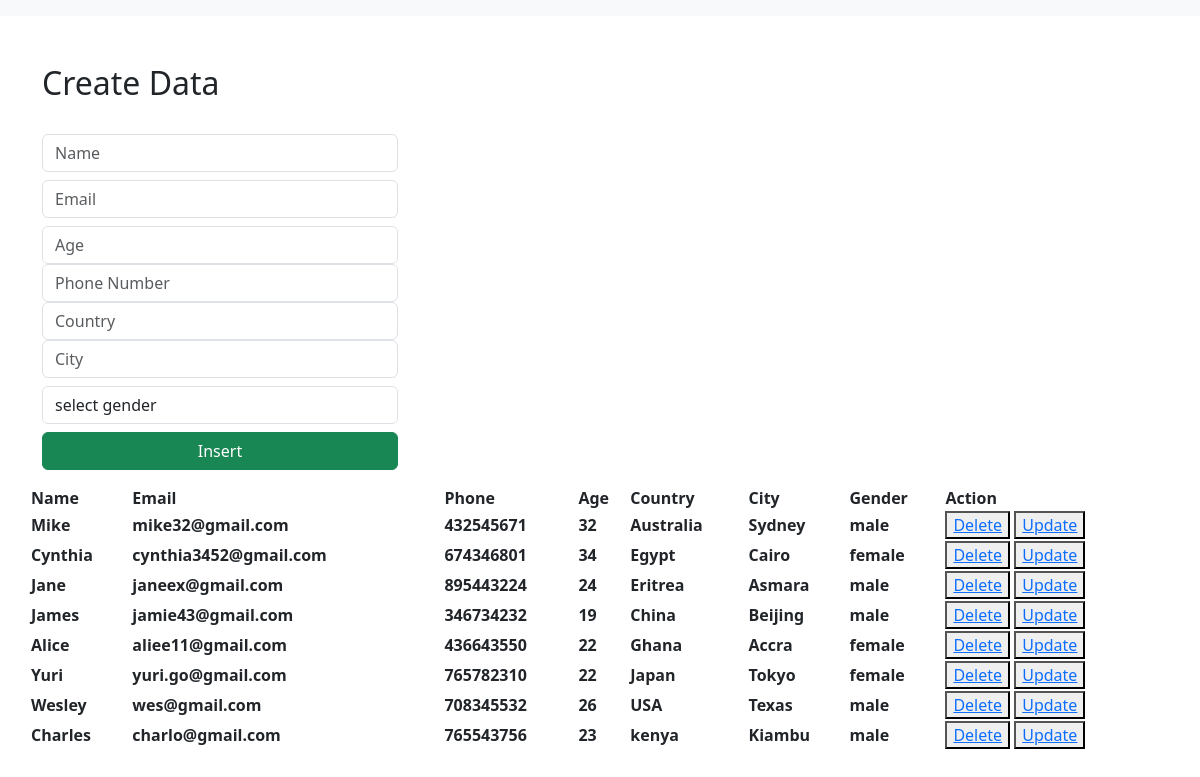
The page / on the database its author committed.
### samdjangoproject/models.py (models this page shows)
class People(models.Model):
    name = models.CharField(max_length=30, blank=False, null=False)
    email = models.EmailField()
    phone = models.IntegerField(default=1, max_length=30)
    country = models.CharField(default='Kenya', max_length=30)
    city = models.CharField(default='Nairobi', max_length=30)
    age = models.IntegerField()
    gender = models.CharField(max_length=30, blank=False, null=False)

### samdjangoproject/views.py (the view)
# urls.py: path('', views.indexpage, name='index')
def indexpage(request):
    data = People.objects.all()
    context = {"data": data}
    return render(request, "index.html", context)

### templates/index.html (shortened to what this page needs)
<html lang="en">
    <link href="https://cdn.jsdelivr.net/npm/bootstrap@5.3.0-alpha1/dist/css/bootstrap.min.css" rel="stylesheet">
  <head>
  </head>
  <body>
    <nav class="navbar navbar-expand-lg bg-body-tertiary">
      </nav>
      <div class="container mt-5">
        <div class="row">
            <div class="col-md-4">
                <h2>Create Data</h2>
                <br>
                <form action="/insert" method="post">
                    <div class="form-group">
                        <input type="text" class="form-control" placeholder="Name" name="name" required>
                    </div>
                    <div class="form-group">
                        <input type="email" class="form-control  mt-2" placeholder="Email" name="email" required>
                    </div>
                    <div class="form-group">
                        <input type="number" class="form-control  mt-2" placeholder="Age" name="age" required>
                    </div>
                     <div class="form-group">
                        <input type="number" class="form-control" placeholder="Phone Number" name="phone" required>
                    </div>
                    <div class="form-group">
                        <input type="text" class="form-control" placeholder="Country" name="country" required>
                    </div>
                    <div class="form-group">
                        <input type="text" class="form-control" placeholder="City" name="city" required>
                    </div>
                    <div class="form-group mt-2">
                        <select id="gender" name="gender" class="form-control" required>
                            <option selected>select gender</option>
                        </select>
                    </div>
                    <div class="d-grid gap-2">
                        <button class="btn btn-success mt-2" type="submit">Insert</button>
                    </div>
                </form>
            </div>
            <table>
             <tr>
                 <th>Name</th>
                 <th>Email</th>
                 <th>Phone</th>
                 <th>Age</th>
                 <th>Country</th>
                 <th>City</th>
                 <th>Gender</th>
                 <th>Action</th>
             </tr>
                {% for d in data %}
                 <tr>
                 <th>{{ d.name }}</th>
                 <th>{{ d.email }}</th>
                 <th>{{ d.phone }}</th>
                 <th>{{ d.age }}</th>
                 <th>{{ d.country }}</th>
                 <th>{{ d.city }}</th>
                 <th>{{ d.gender }}</th>
                 <th>
                     <button>
                         <a href="/delete/{{ d.id }}">Delete</a>
                     </button>
                     <button><a href="/update/{{ d.id }}">Update</a>
                     </button>
                 </th>
             </tr>
             {% endfor %}
            </table>
            </div>
        </div>
  </body>
</html>

### rows shown on the page
People: name "Mike", email "mike32@gmail.com", phone "432545671", age "32", country "Australia", city "Sydney", gender "male"
People: name "Cynthia", email "cynthia3452@gmail.com", phone "674346801", age "34", country "Egypt", city "Cairo", gender "female"
People: name "Jane", email "janeex@gmail.com", phone "895443224", age "24", country "Eritrea", city "Asmara", gender "male"
People: name "James", email "jamie43@gmail.com", phone "346734232", age "19", country "China", city "Beijing", gender "male"
People: name "Alice", email "aliee11@gmail.com", phone "436643550", age "22", country "Ghana", city "Accra", gender "female"
People: name "Yuri", email "yuri.go@gmail.com", phone "765782310", age "22", country "Japan", city "Tokyo", gender "female"
People: name "Wesley", email "wes@gmail.com", phone "708345532", age "26", country "USA", city "Texas", gender "male"
People: name "Charles", email "charlo@gmail.com", phone "765543756", age "23", country "kenya", city "Kiambu", gender "male"
